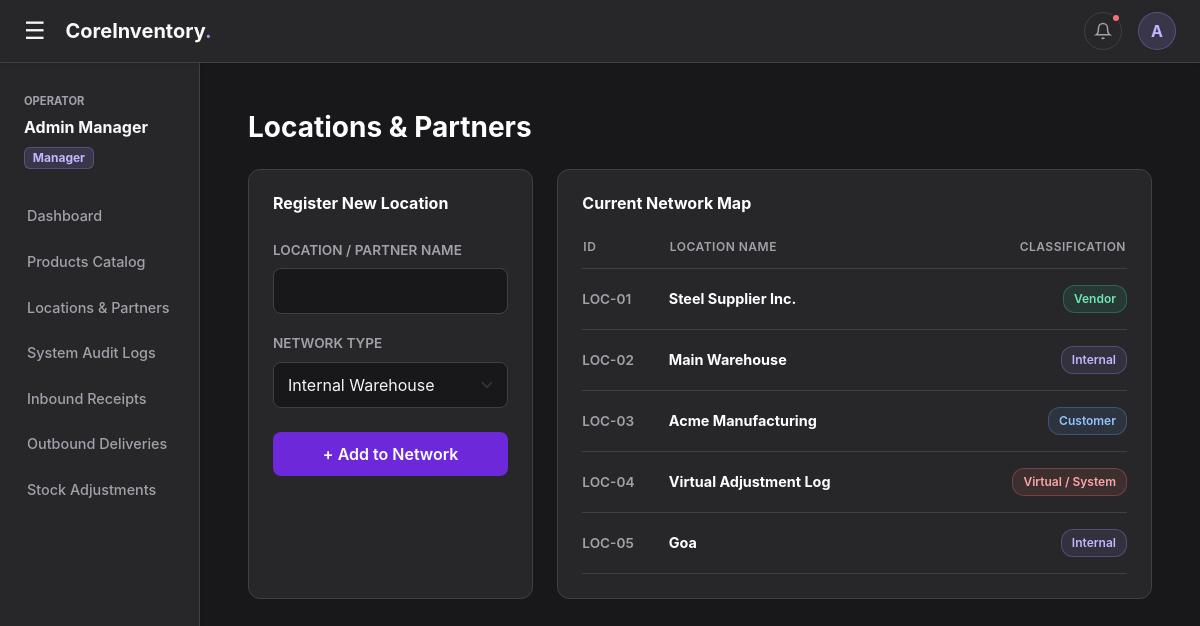
The page /locations (signed in) on the database its author committed.
### app.py (models this page shows)
class User(db.Model):
    __tablename__ = 'users'
    id = db.Column(db.Integer, primary_key=True)
    username = db.Column(db.String(50), unique=True, nullable=False)
    email = db.Column(db.String(100), unique=True, nullable=False)
    password_hash = db.Column(db.String(255), nullable=False)
    role = db.Column(db.String(20), nullable=False, default='Manager')
    address = db.Column(db.Text, nullable=True)
    preferred_payment = db.Column(db.String(20), nullable=True, default='UPI')
    reset_otp = db.Column(db.String(6), nullable=True)
    otp_expiry = db.Column(db.DateTime, nullable=True)

class Location(db.Model):
    __tablename__ = 'locations'
    id = db.Column(db.Integer, primary_key=True)
    name = db.Column(db.String(100), nullable=False)
    type = db.Column(db.String(50), nullable=False)

### app.py (the view, shortened to what this page needs)
@app.route('/locations', methods=['GET', 'POST'])
@login_required
@role_required('Manager')
def locations():
    duplicate_id = request.args.get('duplicate_id')
    if duplicate_id:
        locations_list = Location.query.filter_by(id=duplicate_id).all()
    else:
        locations_list = Location.query.all()
    return render_template('locations.html', locations=locations_list, is_filtered=bool(duplicate_id))

### app.py (called while the page is built)
@app.context_processor
def inject_global_data():
    if 'user_id' in session:
        nav_pending = InventoryOperation.query.filter(InventoryOperation.status != 'Done').order_by(InventoryOperation.created_at.desc()).limit(4).all()
        nav_completed = InventoryOperation.query.filter_by(status='Done').order_by(InventoryOperation.created_at.desc()).limit(4).all()
        return dict(nav_pending=nav_pending, nav_completed=nav_completed)
    return dict()

def login_required(f):
    @wraps(f)
    def decorated_function(*args, **kwargs):
        if 'user_id' not in session: return redirect(url_for('login'))
        user = User.query.get(session['user_id'])
        if not user:
            session.clear()
            return redirect(url_for('login'))
        return f(*args, **kwargs)
    return decorated_function

def role_required(allowed_role):
    def decorator(f):
        @wraps(f)
        def decorated_function(*args, **kwargs):
            if session.get('user_role') != allowed_role:
                flash(f'Access Denied: Requires {allowed_role} clearance.', 'danger')
                return redirect(url_for('dashboard'))
            return f(*args, **kwargs)
        return decorated_function
    return decorator

### templates/locations.html (shortened to what this page needs)
{% extends "base.html" %}
{% block content %}
<div class="d-flex justify-content-between align-items-center mb-4">
    <h1 class="h3 text-white fw-bold mb-0">Locations & Partners</h1>
</div>
<div class="row g-4">
    <div class="col-lg-4">
        <div class="panel-card h-100">
            <h6 class="text-white fw-bold mb-4">Register New Location</h6>
            <form method="POST" action="/locations">
                <div class="mb-3">
                    <label class="form-label text-muted-custom">Location / Partner Name</label>
                    <input type="text" name="name" class="form-control dark-input" required>
                </div>
                <div class="mb-4">
                    <label class="form-label text-muted-custom">Network Type</label>
                    <select name="type" class="form-select dark-input" required>
                        <option value="Internal">Internal Warehouse</option>
                    </select>
                </div>
                <button type="submit" class="btn-purple w-100">+ Add to Network</button>
            </form>
        </div>
    </div>
    <div class="col-lg-8">
        <div class="panel-card h-100">
            <div class="d-flex justify-content-between align-items-center mb-4">
                <h6 class="text-white fw-bold mb-0">Current Network Map</h6>
            </div>
            <div class="table-responsive">
                <table class="custom-table">
                    <thead><tr><th>ID</th><th>Location Name</th><th class="text-end">Classification</th></tr></thead>
                    <tbody>
                        {% for loc in locations %}
                        <tr {% if is_filtered %}style="background-color: rgba(248, 113, 113, 0.05);"{% endif %}>
                            <td class="text-muted-custom">LOC-0{{ loc.id }}</td>
                            <td class="fw-bold text-white">{{ loc.name }}</td>
                            <td class="text-end">
                                {% if loc.type == 'Inventory Loss' %}<span class="tag tag-loss">Virtual / System</span>
                                {% else %}<span class="tag tag-{{ loc.type }}">{{ loc.type }}</span>{% endif %}
                            </td>
                        </tr>
                        {% else %}
                        <tr><td colspan="3" class="text-center text-muted py-4">No locations found.</td></tr>
                        {% endfor %}
                    </tbody>
                </table>
            </div>
        </div>
    </div>
</div>
{% endblock %}

### templates/base.html (shortened to what this page needs)
<!DOCTYPE html>
<html lang="en">
<head>
    <link href="https://cdn.jsdelivr.net/npm/bootstrap@5.3.0/dist/css/bootstrap.min.css" rel="stylesheet">
</head>
<body>
    <div class="top-navbar sticky-top shadow-sm">
        <div class="d-flex align-items-center">
            <button class="burger-icon" id="sidebarToggle">&#9776;</button>
            <h5 class="mb-0 fw-bold text-light">CoreInventory<span style="color: var(--accent-light)">.</span></h5>
        </div>
        <div class="d-flex align-items-center">
            <div class="dropdown me-3">
                <button class="nav-icon-btn" type="button" data-bs-toggle="dropdown" aria-expanded="false">
                    <svg width="18" height="18" viewBox="0 0 24 24" fill="none" stroke="currentColor" stroke-width="2"><path d="M18 8A6 6 0 0 0 6 8c0 7-3 9-3 9h18s-3-2-3-9"></path><path d="M13.73 21a2 2 0 0 1-3.46 0"></path></svg>
                    {% if nav_pending|length > 0 %}
                        <span class="notification-dot"></span>
                    {% endif %}
                </button>
            </div>
            <div class="dropdown">
                <button class="profile-btn" type="button" data-bs-toggle="dropdown" aria-expanded="false">
                    {{ session.get('user_name', 'U')[0] | upper }}
                </button>
            </div>
        </div>
    </div>
    <div class="container-fluid position-relative">
        <div class="row flex-nowrap">
            <nav id="sidebar" class="col-auto col-md-3 col-lg-2 px-0 sidebar-menu shadow-sm">
                <div class="px-4 mb-4">
                    <small class="text-uppercase fw-bold" style="color: var(--text-muted); font-size: 0.7rem;">Operator</small>
                    <div class="text-light mt-1 fw-bold">{{ session.get('user_name', 'System User') }}</div>
                    <span class="badge mt-2" style="background: rgba(167, 139, 250, 0.15); color: #C4B5FD; border: 1px solid rgba(167, 139, 250, 0.3);">{{ session.get('user_role', 'Guest') }}</span>
                </div>
                <a href="/dashboard">Dashboard</a>
                {% if session.get('user_role') == 'Manager' %}
                    <a href="/products">Products Catalog</a>
                    <a href="/locations">Locations & Partners</a>
                    <a href="/audit">System Audit Logs</a>
                {% endif %}
                <a href="/receipts">Inbound Receipts</a>
                <a href="/deliveries">Outbound Deliveries</a>
                <a href="/adjustments">Stock Adjustments</a>
            </nav>
            <main class="col px-md-5 py-5">
                {% block content %}{% endblock %}
            </main>
        </div>
    </div>
</body>
</html>

### templates/base.html (style rules this page uses)
:root { --bg-dark: #18181B; --surface-dark: #27272A; --border-dark: #3F3F46; --text-primary: #F4F4F5; --text-muted: #A1A1AA; --accent-light: #A78BFA; }
body { background-color: var(--bg-dark); color: var(--text-primary); overflow-x: hidden; font-family: 'Inter', system-ui, sans-serif; }
.top-navbar { background-color: var(--surface-dark); border-bottom: 1px solid var(--border-dark); padding: 12px 24px; display: flex; align-items: center; justify-content: space-between; }
.burger-icon { font-size: 1.5rem; cursor: pointer; margin-right: 20px; border: none; background: none; color: var(--text-primary); padding: 0; transition: color 0.2s; }
.nav-icon-btn { background: transparent; border: 1px solid var(--border-dark); color: var(--text-muted); border-radius: 50%; width: 38px; height: 38px; display: flex; align-items: center; justify-content: center; transition: all 0.2s; position: relative; }
.notification-dot { position: absolute; top: 0px; right: 0px; width: 10px; height: 10px; background-color: #F87171; border-radius: 50%; border: 2px solid var(--surface-dark); }
.profile-btn { background: rgba(167, 139, 250, 0.15); color: #C4B5FD; border: 1px solid rgba(167, 139, 250, 0.3); border-radius: 50%; width: 38px; height: 38px; font-weight: bold; display: flex; align-items: center; justify-content: center; text-decoration: none; cursor: pointer; }
.sidebar-menu { min-height: calc(100vh - 63px); background-color: var(--surface-dark); border-right: 1px solid var(--border-dark); padding-top: 24px; transition: all 0.2s ease-in-out; }
.sidebar-menu a { color: var(--text-muted); text-decoration: none; padding: 12px 24px; display: block; font-weight: 500; font-size: 0.9rem; transition: all 0.2s; border-left: 3px solid transparent; }

### templates/locations.html (style rules this page uses)
.panel-card { background-color: #27272A; border: 1px solid #3F3F46; border-radius: 12px; padding: 24px; }
.dark-input { background-color: #18181B; border: 1px solid #3F3F46; color: #F4F4F5; border-radius: 8px; padding: 10px 14px; transition: all 0.2s; }
.custom-table { width: 100%; color: #F4F4F5; font-size: 0.9rem; }
.custom-table th { color: #A1A1AA; text-transform: uppercase; font-size: 0.75rem; letter-spacing: 0.5px; border-bottom: 1px solid #3F3F46; padding-bottom: 12px; font-weight: 600; }
.custom-table td { padding: 16px 0; border-bottom: 1px solid #3F3F46; vertical-align: middle; }
.btn-purple { background-color: #6D28D9; color: white; border: none; border-radius: 8px; padding: 10px 24px; font-weight: 600; transition: all 0.2s; }
.tag { padding: 4px 10px; border-radius: 12px; font-size: 0.75rem; font-weight: 600; display: inline-block; }
.tag-Internal { background: rgba(167, 139, 250, 0.1); border: 1px solid rgba(167, 139, 250, 0.3); color: #C4B5FD; }
.tag-Vendor { background: rgba(52, 211, 153, 0.1); border: 1px solid rgba(52, 211, 153, 0.3); color: #6EE7B7; }
.tag-Customer { background: rgba(96, 165, 250, 0.1); border: 1px solid rgba(96, 165, 250, 0.3); color: #93C5FD; }
.tag-loss { background: rgba(248, 113, 113, 0.1); border: 1px solid rgba(248, 113, 113, 0.3); color: #FCA5A5; }
.text-muted-custom { color: #A1A1AA; font-size: 0.85rem; font-weight: 600; text-transform: uppercase; }

### rows shown on the page
User: get "Admin Manager", get "Manager"
Location: id "1", name "Steel Supplier Inc.", type "Vendor"
Location: id "2", name "Main Warehouse", type "Internal"
Location: id "3", name "Acme Manufacturing", type "Customer"
Location: id "4", name "Virtual Adjustment Log", type "Virtual / System"
Location: id "5", name "Goa", type "Internal"

### other values the page prints
{{ session.get('user_name', 'U')[0] | upper }} "A"
